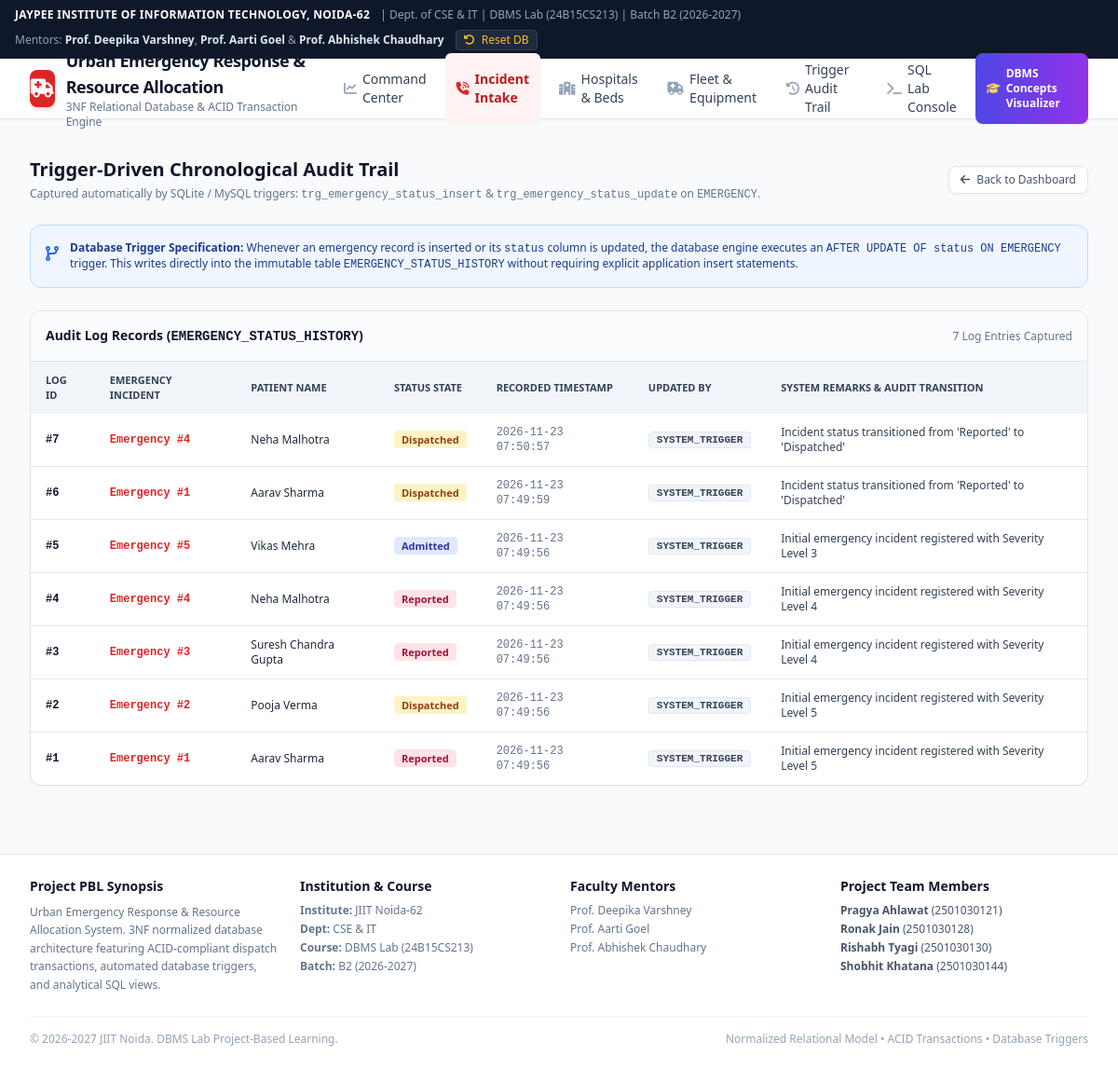
Screenshot of /audit with the database file from the repository.
### tables this page shows
CREATE TABLE EMERGENCY_STATUS_HISTORY (
    history_id INTEGER PRIMARY KEY AUTOINCREMENT,
    emergency_id INTEGER NOT NULL REFERENCES EMERGENCY(emergency_id) ON DELETE RESTRICT,
    status_state TEXT NOT NULL,
    changed_at TIMESTAMP DEFAULT CURRENT_TIMESTAMP,
    updated_by TEXT DEFAULT 'SYSTEM_TRIGGER' NOT NULL,
    remarks TEXT
);

CREATE TABLE PATIENT (
    patient_id INTEGER PRIMARY KEY AUTOINCREMENT,
    name TEXT NOT NULL,
    age INTEGER CHECK (age > 0 AND age <= 125),
    gender TEXT CHECK (gender IN ('Male', 'Female', 'Other')) NOT NULL,
    contact_phone TEXT NOT NULL,
    blood_group TEXT CHECK (blood_group IN ('A+', 'A-', 'B+', 'B-', 'AB+', 'AB-', 'O+', 'O-')),
    triage_medical_notes TEXT
);

### app.py (the view)
@app.route("/audit")
def audit_trail():
    emergency_id = request.args.get("emergency_id")
    eid = int(emergency_id) if emergency_id and emergency_id.isdigit() else None
    history = db.get_status_history(eid)
    return render_template("audit.html", history=history, selected_eid=eid, title="Trigger Audit Trail")

### database.py (called while the page is built)
def get_connection(db_path: str = DB_FILE) -> sqlite3.Connection:
    conn = sqlite3.connect(db_path, timeout=15.0)
    conn.execute("PRAGMA foreign_keys = ON;")
    conn.row_factory = sqlite3.Row
    return conn

### templates/audit.html
{% extends "base.html" %}
{% block content %}
<div class="space-y-6">
    <div class="flex justify-between items-center">
        <div>
            <h1 class="text-xl font-bold text-slate-900">Trigger-Driven Chronological Audit Trail</h1>
            <p class="text-xs text-slate-500 mt-1">
                Captured automatically by SQLite / MySQL triggers: <code>trg_emergency_status_insert</code> &amp; <code>trg_emergency_status_update</code> on <code>EMERGENCY</code>.
            </p>
        </div>
        <a href="/" class="text-xs text-slate-600 hover:text-slate-900 bg-white border border-slate-200 px-3 py-1.5 rounded-lg shadow-sm">
            <i class="fa-solid fa-arrow-left mr-1"></i> Back to Dashboard
        </a>
    </div>
    <div class="bg-blue-50 border border-blue-200 p-4 rounded-xl text-xs text-blue-900 flex items-start space-x-3">
        <i class="fa-solid fa-code-branch text-blue-600 text-base mt-0.5"></i>
        <div>
            <strong class="font-bold">Database Trigger Specification:</strong>
            Whenever an emergency record is inserted or its <code>status</code> column is updated, the database engine executes an <code>AFTER UPDATE OF status ON EMERGENCY</code> trigger. This writes directly into the immutable table <code>EMERGENCY_STATUS_HISTORY</code> without requiring explicit application insert statements.
        </div>
    </div>
    <div class="bg-white rounded-xl border border-slate-200 shadow-sm overflow-hidden">
        <div class="p-4 border-b border-slate-200 bg-slate-50/50 flex justify-between items-center">
            <h3 class="text-sm font-bold text-slate-900">Audit Log Records (<code>EMERGENCY_STATUS_HISTORY</code>)</h3>
            <span class="text-xs text-slate-500">{{ history|length }} Log Entries Captured</span>
        </div>
        <div class="overflow-x-auto">
            <table class="w-full text-left text-xs text-slate-600">
                <thead class="bg-slate-100 text-slate-700 uppercase font-semibold text-[11px]">
                    <tr>
                        <th class="py-3 px-4">Log ID</th>
                        <th class="py-3 px-4">Emergency Incident</th>
                        <th class="py-3 px-4">Patient Name</th>
                        <th class="py-3 px-4">Status State</th>
                        <th class="py-3 px-4">Recorded Timestamp</th>
                        <th class="py-3 px-4">Updated By</th>
                        <th class="py-3 px-4">System Remarks &amp; Audit Transition</th>
                    </tr>
                </thead>
                <tbody class="divide-y divide-slate-200">
                    {% for h in history %}
                    <tr class="hover:bg-slate-50 font-sans">
                        <td class="py-3 px-4 font-mono font-bold text-slate-900">#{{ h.history_id }}</td>
                        <td class="py-3 px-4 font-mono">
                            <a href="/audit?emergency_id={{ h.emergency_id }}" class="text-emergency-600 hover:underline font-bold">
                                Emergency #{{ h.emergency_id }}
                            </a>
                        </td>
                        <td class="py-3 px-4 font-medium text-slate-800">{{ h.patient_name }}</td>
                        <td class="py-3 px-4">
                            <span class="px-2 py-0.5 rounded text-[11px] font-semibold
                                {% if h.status_state in ('Reported', 'Pending') %} bg-rose-100 text-rose-800
                                {% elif h.status_state == 'Dispatched' %} bg-amber-100 text-amber-800
                                {% elif h.status_state == 'In-Transit' %} bg-sky-100 text-sky-800
                                {% elif h.status_state == 'Admitted' %} bg-indigo-100 text-indigo-800
                                {% else %} bg-emerald-100 text-emerald-800 {% endif %}">
                                {{ h.status_state }}
                            </span>
                        </td>
                        <td class="py-3 px-4 font-mono text-slate-500">{{ h.changed_at }}</td>
                        <td class="py-3 px-4 font-mono text-[11px] text-slate-700">
                            <span class="bg-slate-100 px-2 py-0.5 rounded border border-slate-200 font-semibold">
                                {{ h.updated_by }}
                            </span>
                        </td>
                        <td class="py-3 px-4 text-slate-700">{{ h.remarks }}</td>
                    </tr>
                    {% endfor %}
                </tbody>
            </table>
        </div>
    </div>
</div>
{% endblock %}

### rows the page displays
EMERGENCY_STATUS_HISTORY: history_id "7", emergency_id "4", patient_name "Neha Malhotra", status_state "Dispatched", changed_at "2026-11-23 07:50:57", updated_by "SYSTEM_TRIGGER", remarks "Incident status transitioned from 'Reported' to 'Dispatched'"
EMERGENCY_STATUS_HISTORY: history_id "6", emergency_id "1", patient_name "Aarav Sharma", status_state "Dispatched", changed_at "2026-11-23 07:49:59", updated_by "SYSTEM_TRIGGER", remarks "Incident status transitioned from 'Reported' to 'Dispatched'"
EMERGENCY_STATUS_HISTORY: history_id "5", emergency_id "5", patient_name "Vikas Mehra", status_state "Admitted", changed_at "2026-11-23 07:49:56", updated_by "SYSTEM_TRIGGER", remarks "Initial emergency incident registered with Severity Level 3"
EMERGENCY_STATUS_HISTORY: history_id "4", emergency_id "4", patient_name "Neha Malhotra", status_state "Reported", changed_at "2026-11-23 07:49:56", updated_by "SYSTEM_TRIGGER", remarks "Initial emergency incident registered with Severity Level 4"
EMERGENCY_STATUS_HISTORY: history_id "3", emergency_id "3", patient_name "Suresh Chandra Gupta", status_state "Reported", changed_at "2026-11-23 07:49:56", updated_by "SYSTEM_TRIGGER", remarks "Initial emergency incident registered with Severity Level 4"
EMERGENCY_STATUS_HISTORY: history_id "2", emergency_id "2", patient_name "Pooja Verma", status_state "Dispatched", changed_at "2026-11-23 07:49:56", updated_by "SYSTEM_TRIGGER", remarks "Initial emergency incident registered with Severity Level 5"
EMERGENCY_STATUS_HISTORY: history_id "1", emergency_id "1", patient_name "Aarav Sharma", status_state "Reported", changed_at "2026-11-23 07:49:56", updated_by "SYSTEM_TRIGGER", remarks "Initial emergency incident registered with Severity Level 5"

### other values shown
{{ history|length }} "7"
